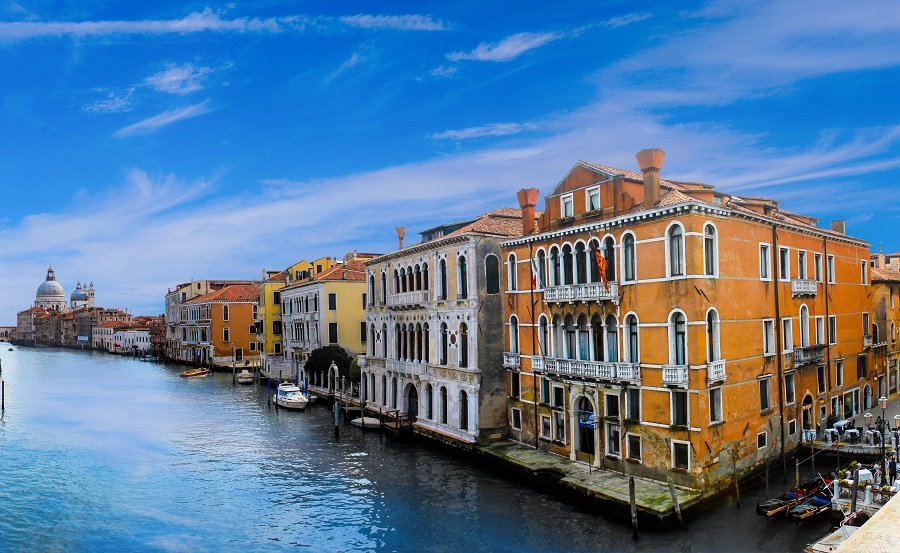
//> input picture G.jpg, 900 x 553 px
$ ./we14_final   (built with g++ and OpenCV 4)
//> lines starting //> are read from the running program, lines starting //| are printed output that depends on the picture; after the words box and inside, x2 and y2 are one past the last pixel; in counts of white or black regions, pixels touching at a corner belong together
#include <opencv2/opencv.hpp>
#include <opencv2/imgproc/types_c.h>

using namespace cv;
using namespace std;

//기본 이미지 변수
Mat I;
Mat menu;
Mat mTmp, mTmpForBrightness;

//메뉴 위치 설정
Rect rMenu0(500, 800, 160, 50);     //Save
Rect rMenu1(700, 800, 160, 50);     //Back
Rect rMenu2(20, 20, 160, 50);       //Add Noise
Rect rMenu3(180, 20, 160, 50);      //My Test
Rect rMenu4(340, 20, 160, 50);      //Brightness
Rect rMenu5(500, 20, 160, 50);      //elaborate
Rect rRpt(500, 90, 160, 50);        //repeat
Rect rFlip(500, 140, 160, 50);      //flip
Rect rMenu6(660, 20, 160, 50);      //skin detect
Rect rMenu7(20, 200, 160, 50);      //flatify
Rect rMenu8(180, 200, 160, 50);     //blurA
Rect rMenu9(340, 200, 160, 50);     //Greyscale
Rect rMenu10(500, 200, 160, 50);    //DetectEdge
Rect rMenu11(660, 200, 160, 50);    //RmvNoise
Rect rMenu12(20, 380, 160, 50);     //Reduce
Rect rMenu13(180, 380, 160, 50);    //Expand
Rect rMenu14(340, 380, 160, 50);    //FFT

Mat readImage();                                //이미지 불러오기
int bInsideRect(int x, int y, Rect rect);       //점이 사각형 안에 있는지 체크
void addNoise(int nNoise);                      //노이즈 추가
void onMouse(int event, int mx, int my, int flag, void* param);
void onChange(int value, void* userdata);       //밝기조절
int brightMode = 0;                             //밝기조절모드
int elaborateMode = 0; int flip_flag = 1;       //합성, 뒤집기모드
void isSkinArea(Mat ycrcb[], Mat& Skin_img);    //피부검출
void drawSelectedPoints();                      //사각형 그리기
void onMouse2(int event, int x, int y, int flag, void*); //평면화를 위한 이벤트 처리
Mat getPerspectiveMatrix();                     //평면화 메소드
void blurring(Mat img);                         //블러처리
void detectEdge();                              //에지검출
void rmvNoise();                                //노이즈제거
void reduce();                                  //축소
void expand();                                  //확장
void fft();                                  //회전
Point2f p[4];
int nPoint = 0;

int main()
{
    //기본 이미지 불러오기
    I = readImage();
//> in readImage, I is the input picture: 553 rows x 900 cols, CV_8UC3; mean B, G, R 154.2, 122.2, 90.4
    mTmp = I.clone();

    //메뉴 이미지 만들기
    menu = Mat::zeros(900, 900, CV_8UC1);
    menu += 255;
    rectangle(menu, rMenu0, Scalar(0), 1);
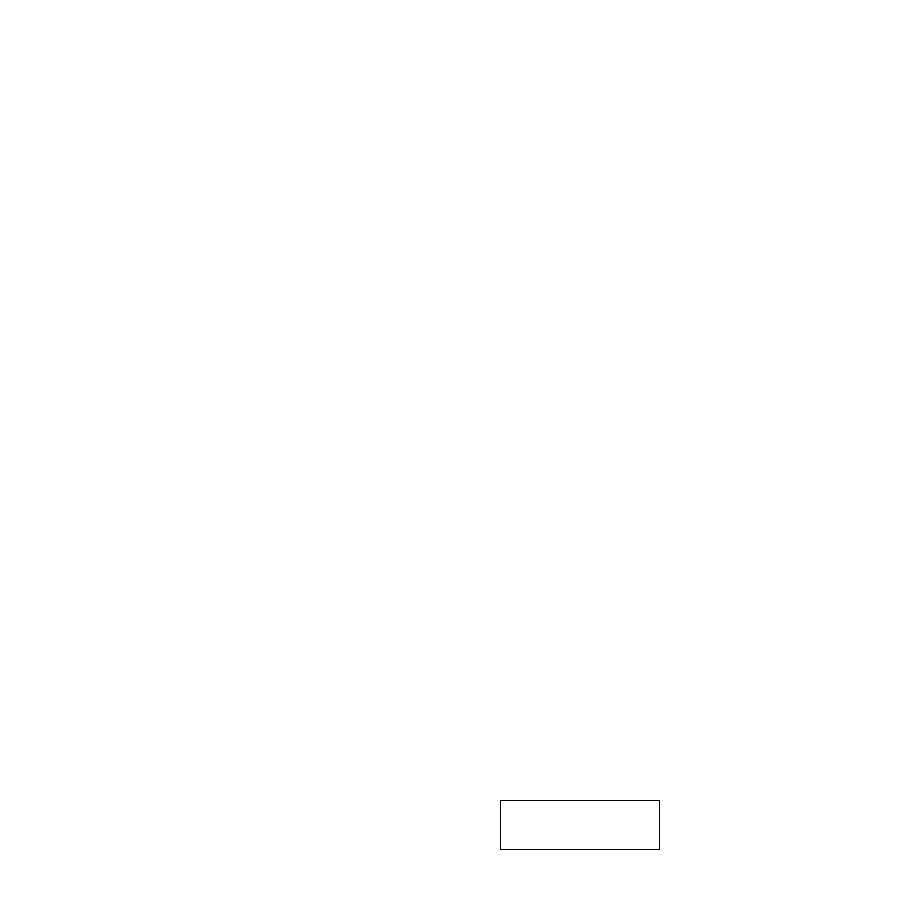
//> menu: 900 rows x 900 cols, CV_8UC1; 99.9% white; black in thin lines or dots, all inside (x1, y1, x2, y2) = (500, 800, 660, 850)
    rectangle(menu, rMenu1, Scalar(0), 1);
    rectangle(menu, rMenu2, Scalar(0), 1);
    rectangle(menu, rMenu3, Scalar(0), 1);
    rectangle(menu, rMenu4, Scalar(0), 1);
    rectangle(menu, rMenu5, Scalar(0), 1);
    rectangle(menu, rMenu6, Scalar(0), 1);
    rectangle(menu, rMenu7, Scalar(0), 1);
    rectangle(menu, rMenu8, Scalar(0), 1);
    rectangle(menu, rMenu9, Scalar(0), 1);
    rectangle(menu, rMenu10, Scalar(0), 1);
    rectangle(menu, rMenu11, Scalar(0), 1);
    rectangle(menu, rMenu12, Scalar(0), 1);
    rectangle(menu, rMenu13, Scalar(0), 1);
    rectangle(menu, rMenu14, Scalar(0), 1);
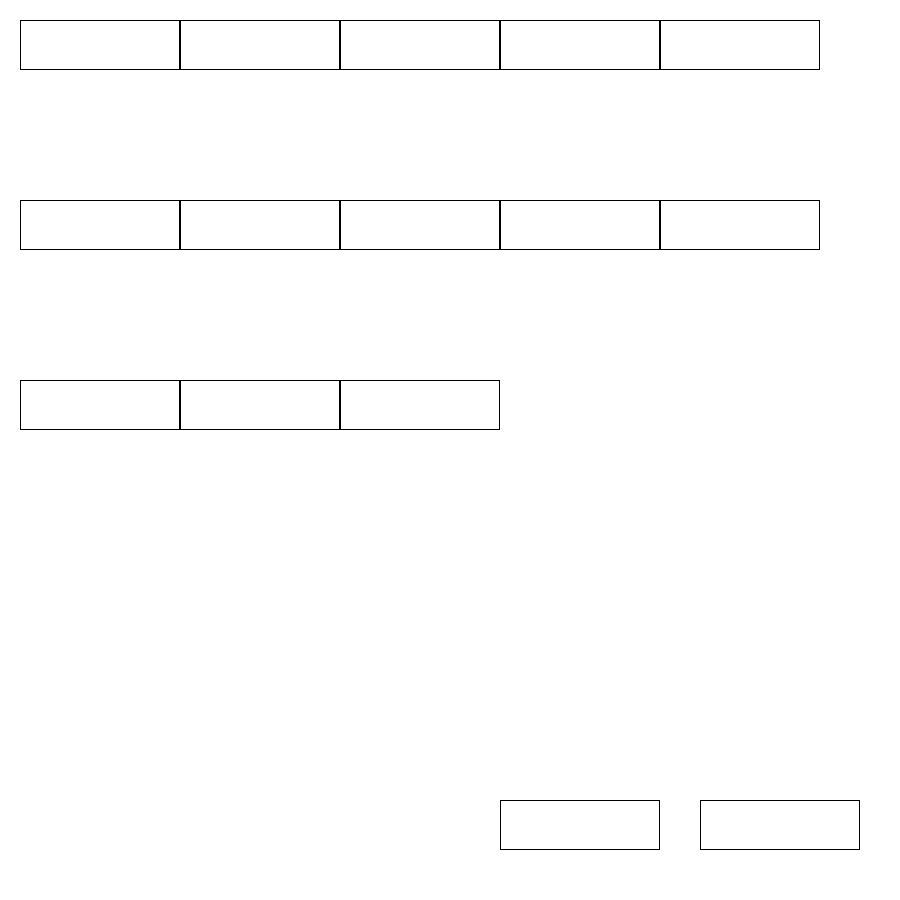
//> menu: 900 rows x 900 cols, CV_8UC1; 99.2% white; black in thin lines or dots, all inside (x1, y1, x2, y2) = (20, 20, 860, 850)
    putText(menu, "Save", Point(rMenu0.x + 40, rMenu0.y + 30), FONT_HERSHEY_SIMPLEX, 0.8, Scalar(0), 2);
    putText(menu, "Back", Point(rMenu1.x + 40, rMenu1.y + 30), FONT_HERSHEY_SIMPLEX, 0.8, Scalar(0), 2);
    putText(menu, "Add Noise", Point(rMenu2.x+15, rMenu2.y+30), FONT_HERSHEY_SIMPLEX, 0.8, Scalar(0), 2);
    putText(menu, "My Test", Point(rMenu3.x + 15, rMenu3.y + 30), FONT_HERSHEY_SIMPLEX, 0.8, Scalar(0), 2);
    putText(menu, "Brightness", Point(rMenu4.x + 15, rMenu4.y + 30), FONT_HERSHEY_SIMPLEX, 0.8, Scalar(0), 2);
    putText(menu, "Elaborate", Point(rMenu5.x + 15, rMenu5.y + 30), FONT_HERSHEY_SIMPLEX, 0.8, Scalar(0), 2);
    putText(menu, "Skin detect", Point(rMenu6.x + 10, rMenu6.y + 30), FONT_HERSHEY_SIMPLEX, 0.8, Scalar(0), 2);
    putText(menu, "Flatify", Point(rMenu7.x + 40, rMenu7.y + 30), FONT_HERSHEY_SIMPLEX, 0.8, Scalar(0), 2);
    putText(menu, "Blur", Point(rMenu8.x + 55, rMenu8.y + 30), FONT_HERSHEY_SIMPLEX, 0.8, Scalar(0), 2);
    putText(menu, "Greyscale", Point(rMenu9.x + 20, rMenu9.y + 30), FONT_HERSHEY_SIMPLEX, 0.8, Scalar(0), 2);
    putText(menu, "DetectEdge", Point(rMenu10.x + 10, rMenu10.y + 30), FONT_HERSHEY_SIMPLEX, 0.8, Scalar(0), 2);
    putText(menu, "RmvNoise", Point(rMenu11.x + 15, rMenu11.y + 30), FONT_HERSHEY_SIMPLEX, 0.8, Scalar(0), 2);
    putText(menu, "Reduce", Point(rMenu12.x + 30, rMenu12.y + 30), FONT_HERSHEY_SIMPLEX, 0.8, Scalar(0), 2);
    putText(menu, "Expand", Point(rMenu13.x + 30, rMenu13.y + 30), FONT_HERSHEY_SIMPLEX, 0.8, Scalar(0), 2);
    putText(menu, "FFT", Point(rMenu14.x + 30, rMenu14.y + 30), FONT_HERSHEY_SIMPLEX, 0.8, Scalar(0), 2);

    //메뉴 창을 만들고 마우스 이벤트 추가
    namedWindow("Menu");
    setMouseCallback("Menu", onMouse, &menu);

    imshow("src", I);
    imshow("Menu", menu);
    waitKey();

    return 0;
}

Mat readImage() {
    Mat I = imread("G.jpg",IMREAD_COLOR);
    if (I.empty()) {
        cout << "Error opening image" << endl;
        exit(EXIT_FAILURE);
    }
    return I;
}

//점이 사각형 안에 있는지 체크: 안에 있으면 1, 밖에 있으면 0
// [380 lines left out: functions bInsideRect, addNoise, onMouse, onMouse2, drawSelectedPoints, getPerspectiveMatrix and 12 more, not called in this run]
